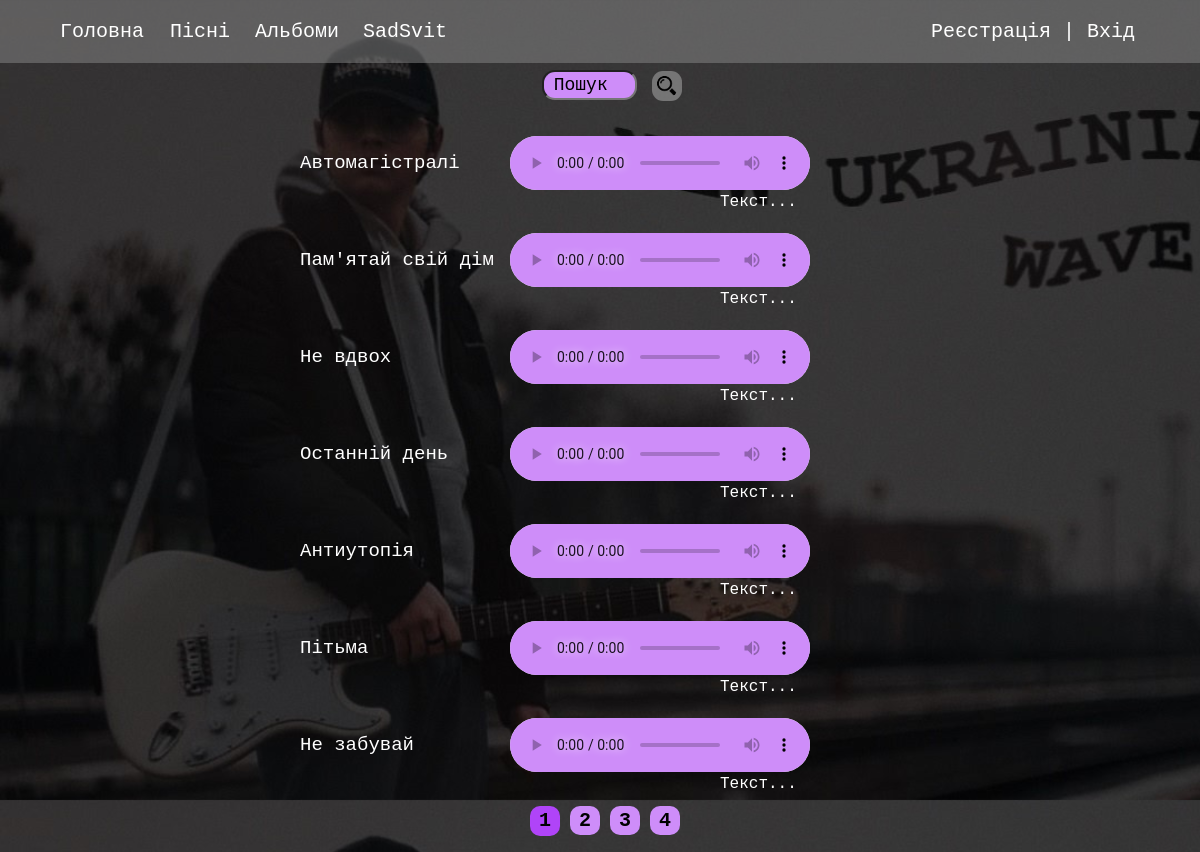
The page /show_songs on the database its author committed.
### songs_of_SS/models.py (models this page shows, shortened)
class Song(models.Model):
    title = models.CharField(max_length=100)
    slug = models.SlugField(max_length=100, unique=True, db_index=True)
    artist = models.CharField(max_length=100)
    mp3_file = models.FileField(upload_to='mp3_files')
    text = models.TextField(blank=True)
    release_date = models.DateField()
    album = models.ForeignKey('Album', on_delete=models.SET_NULL, null=True)
    photo = models.ImageField(upload_to = 'static/songs_of_SS/media', null=True)

### songs_of_SS/views.py (the view)
# urls.py: path('show_songs', views.ShowSongs.as_view(), name='show_songs'),
class ShowSongs(DataMixin, ListView):
    paginate_by = 7
    model = Song
    template_name = 'songs_of_SS/show_songs.html'
    context_object_name = 'songs'
    def get_context_data(self, *, object_list = None, **kwargs):
        context = super().get_context_data(**kwargs)
        context_def = self.get_user_context(title = 'Пісеньки')
        return dict(list(context.items())+list(context_def.items()))
    def get_ordering(self):
        return ['-release_date']

### songs_of_SS/utils.py (called while the page is built)
    def get_user_context(self, **kwargs):
        context = kwargs
        context['header_links'] = header_links
        return context

### songs_of_SS/templates/songs_of_SS/show_songs.html (shortened to what this page needs)
{% extends 'songs_of_SS/base.html' %}
{% block content %}
<div class="search-form">
    <form action="{% url 'search' %}">
        <input type="search" type="text" name="q" placeholder="Пошук пісні">
        <button type="submit"><img class="search-button" src="../../static/songs_of_SS/media/лупа.png" alt="Search"></button>
    </form>
</div>
<div class="music">
    {% for s in songs %}
        <p class="name-song">{{ s.title }}</p>
        <audio controls preload="auto">
            <source src="{{ s.mp3_file.url }}" type="audio/mp3">
        </audio><br>
        <a class="song-description" href="{% url 'song_description' s.slug %}">Текст...</a><br>
    {% endfor %}
</div>
<div class="pagin">
    <ul>
        {% for p in paginator.page_range %}
            {% if page_obj.number == p %}
                <li class="page-num-selected">{{ p }}</li>
            {% else %}
            <li class="li-pagin">
                <a href="?page={{ p }}">{{ p }}</a>
            </li>
            {% endif %}
        {% endfor %}
    </ul>
</div>
{% endblock %}

### songs_of_SS/static/songs_of_SS/css/style.css (style rules this page uses)
body { margin: 0; padding: 0; background-image: url('../media/maxresdefault.jpg'); background-size:cover; height: 100vh; font-family: 'Courier New', Courier, monospace; }
.music { width: 600px; margin: 0px auto; }
.name-song { color: rgb(255, 255, 255); font-size: 19px; display: inline-block; width: 200px; margin-bottom: 19px; }
.song-description { left: 420px; position: relative; color: white; text-decoration: none; }
audio { top: 22px; position: relative; }
li { padding-bottom: 20px; font-size: 20px; }
input { width: 400px; height: 30px; border-radius: 13px; margin: 0 0 14px 0; background-color: rgb(206, 141, 249); padding: 0px 10px; font-size: 18px; font-family: inherit; }
input::placeholder { color: black; }
.pagin ul { list-style: none; display: flex; justify-content: center; }
.li-pagin a { text-decoration: none; color: black; font-weight: bold; padding: 3px 9px; background-color: rgb(206, 141, 249); border-radius: 10px; margin-left: 10px; }
.page-num-selected { background-color: rgb(176, 68, 248); padding: 3px 9px; height: 24px; border-radius: 10px; margin-left: 10px; margin-top: -3px; font-weight: bold; }
.search-form { display: flex; justify-content: center; padding-top: 70px; }
.search-form input { width: 95px; transition: all .15s ease-in 0s; }
.search-form button { background: none; border: none; }
.search-button { height: 20px; margin-top: -19px; position: absolute; background: rgba(179, 179, 179, 0.5); padding: 5px; border-radius: 11px; }
ul { list-style-type: none; padding: 0; }

### rows shown on the page
Song: title "Автомагістралі"
Song: title "Пам'ятай свій дім"
Song: title "Не вдвох"
Song: title "Останній день"
Song: title "Антиутопія"
Song: title "Пітьма"
Song: title "Не забувай"

### other values the page prints
{{ l.title }} "Головна" "Пісні" "Альбоми" "SadSvit"
{{ p }} "1"
{{ p }} "2" "3" "4"
